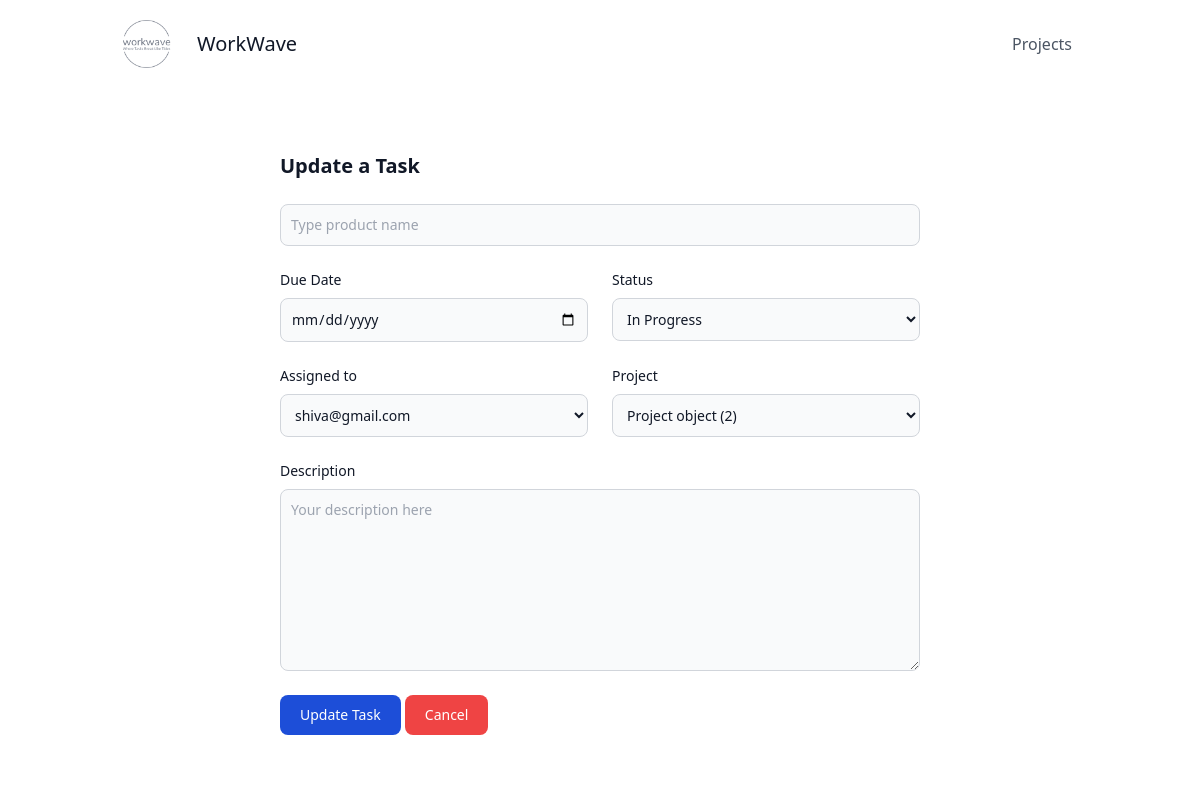
/projects/2/tasks/2/update/, run on the app's committed database.
### tasks/models.py (models this page shows, shortened)
class Task(models.Model):
    STATUS_CHOICES = [
        ('To Do', 'To Do'),
        ('In Progress', 'In Progress'),
        ('Completed', 'Completed'),
    ]
    PRIORITY_CHOICES = [
        ('Low', 'Low'),
        ('Medium', 'Medium'),
        ('High', 'High'),
    ]
    name = models.CharField(max_length=255)
    description = models.TextField()
    due_date = models.DateField()
    status = models.CharField(max_length=20, choices=STATUS_CHOICES, default='To Do')
    priority = models.CharField(max_length=20, choices=PRIORITY_CHOICES, default='Low')
    estimated_hours = models.DecimalField(max_digits=5, decimal_places=2, default=0.0)
    project = models.ForeignKey('Project', on_delete=models.CASCADE, related_name='tasks')
    assigned_to = models.ForeignKey(User, on_delete=models.CASCADE, blank=True, null=True)
    comments = models.ManyToManyField('TaskComment', related_name='comments', blank=True)
    dependencies = models.ManyToManyField('self', symmetrical=False, blank=True)
    time_spent = models.DurationField(default=timedelta())
    category = models.ForeignKey('TaskCategory', on_delete=models.SET_NULL, null=True, blank=True)
    class Meta:
        app_label = 'tasks'

class Project(models.Model):
    name = models.CharField(max_length=255)
    description = models.TextField()
    start_date = models.DateField()
    end_date = models.DateField()
    owner = models.ForeignKey(User, on_delete=models.SET_NULL, null=True, blank=True)
    class Meta:
        app_label = 'tasks'  # Add this line

### tasks/views.py (the view)
# urls.py: path('projects/<int:project_id>/tasks/<int:task_id>/update/', task_update, name='task_update'),
def task_update(request, project_id, task_id):
    project = get_object_or_404(Project, id=project_id)
    task = get_object_or_404(Task, id=task_id, project=project)
    if request.method == 'POST':
        form = TaskForm(request.POST, instance=task)
        if form.is_valid():
            form.save()
            return redirect('project_detail', project_id=project.id)
    else:
        form = TaskForm(instance=task)
    return render(request, 'tasks/task_form.html', {'form': form, 'action': 'Update', 'project': project})

### tasks/forms.py
class TaskForm(forms.ModelForm):
    class Meta:
        model = Task
        fields = [
            "name",
            "description",
            "due_date",
            "status",
            "project",
            "assigned_to",
            "category",
        ]
        widgets = {
            "due_date": DateInput(attrs={"type": "date"}),
        }

### tasks/templates/tasks/task_form.html (shortened to what this page needs)
{% extends 'base.html' %} {% block content %}
<section class="bg-white">
  <div class="py-8 px-4 mx-auto max-w-2xl lg:py-16">
    <h2 class="mb-4 text-xl font-bold text-gray-900">{{ action }} a Task</h2>
    <form method="post">
      <div class="grid gap-4 sm:grid-cols-2 sm:gap-6">
        <div class="sm:col-span-2">
          <input
            type="text"
            name="name"
            id="name"
            class="bg-gray-50 border border-gray-300 text-gray-900 text-sm rounded-lg focus:ring-blue-600 focus:border-blue-600 block w-full p-2.5"
            placeholder="Type product name"
            required=""
          />
        </div>
        <div class="w-full">
          <label
            for="due_date"
            class="block mb-2 text-sm font-medium text-gray-900"
            >Due Date</label
          >
          <input
            type="date"
            name="due_date"
            id="start_date"
            class="bg-gray-50 border border-gray-300 text-gray-900 text-sm rounded-lg focus:ring-blue-600 focus:border-blue-600 block w-full p-2.5"
            required=""
          />
        </div>
        <div>
          <label
            for="category"
            class="block mb-2 text-sm font-medium text-gray-900"
            >Status</label
          >
          <select
            id="category"
            name="status"
            class="bg-gray-50 border border-gray-300 text-gray-900 text-sm rounded-lg focus:ring-primary-500 focus:border-primary-500 block w-full p-2.5"
          >
            {% for choice in form.status %} {{choice}} {% endfor %}
          </select>
        </div>
        <div>
          <label
            for="category"
            class="block mb-2 text-sm font-medium text-gray-900"
            >Assigned to</label
          >
          <select
            id="category"
            name="assigned_to"
            class="bg-gray-50 border border-gray-300 text-gray-900 text-sm rounded-lg focus:ring-primary-500 focus:border-primary-500 block w-full p-2.5"
          >
            {% for choice in form.assigned_to %} {{choice}} {% endfor %}
          </select>
        </div>
        <div>
          <label
            for="category"
            class="block mb-2 text-sm font-medium text-gray-900"
            >Project</label
          >
          <select
            id="category"
            name="project"
            class="bg-gray-50 border border-gray-300 text-gray-900 text-sm rounded-lg focus:ring-primary-500 focus:border-primary-500 block w-full p-2.5"
          >
            {% for choice in form.project %} {{choice}} {% endfor %}
          </select>
        </div>
        <div class="sm:col-span-2">
          <label
            for="description"
            class="block mb-2 text-sm font-medium text-gray-900"
            >Description</label
          >
          <textarea
            id="description"
            name="description"
            rows="8"
            class="block p-2.5 w-full text-sm text-gray-900 bg-gray-50 rounded-lg border border-gray-300 focus:ring-blue-500 focus:border-blue-500"
            placeholder="Your description here"
          ></textarea>
        </div>
      </div>
      <button
        type="submit"
        class="inline-flex items-center px-5 py-2.5 mt-4 sm:mt-6 text-sm font-medium text-center text-white bg-blue-700 rounded-lg focus:ring-4 focus:ring-blue-200 hover:bg-blue-800"
      >
        {{ action }} Task
      </button>
      <a
        href="{% url 'project_list' %}"
        class="inline-flex items-center px-5 py-2.5 mt-4 sm:mt-6 text-sm font-medium text-center text-white bg-red-500 rounded-lg focus:ring-4 focus:ring-red-200 hover:bg-red-700"
      >
        Cancel
      </a>
    </form>
  </div>
</section>
{% endblock %}

### data on the page
Task: status "In Progress", assigned_to "shiva@gmail.com", project "Project object (2)"

### other printed values
{{ action }} "Update"
